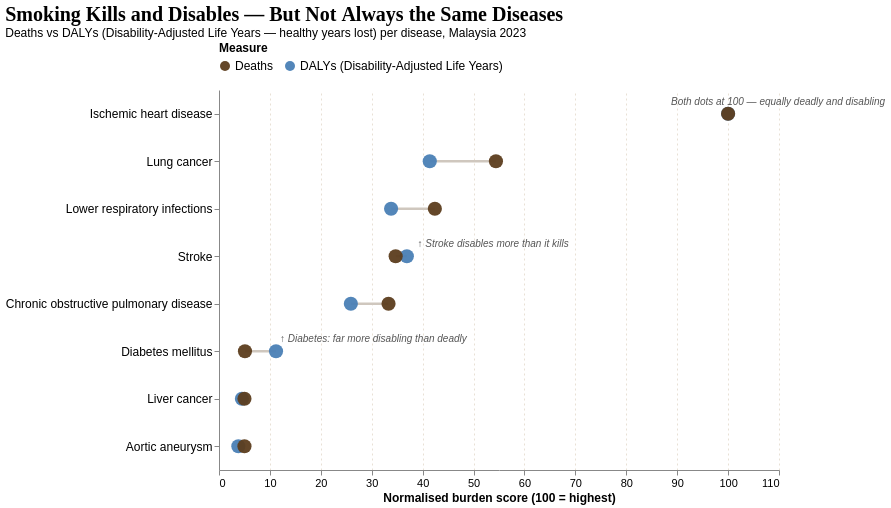

Write a Vega-Lite specification for this figure.
### Vega-Lite specification from a JSON file in a GitHub repository (floating-point values rounded to 4 significant figures)
{"$schema": "https://vega.github.io/schema/vega-lite/v5.json", "width": 560, "height": 380, "title": {"text": "Smoking Kills and Disables — But Not Always the Same Diseases", "subtitle": "Deaths vs DALYs (Disability-Adjusted Life Years — healthy years lost) per disease, Malaysia 2023", "anchor": "start", "fontSize": 20, "subtitleFontSize": 12, "font": "DM Serif Display, serif", "subtitleFont": "Arial, Helvetica, sans-serif"}, "data": {"values": [{"cause": "Ischemic heart disease", "measure": "Deaths", "norm": 100.0, "raw": 5798, "unit": "deaths"}, {"cause": "Ischemic heart disease", "measure": "DALYs (Disability-Adjusted Life Years)", "norm": 100.0, "raw": 184713, "unit": "DALYs"}, {"cause": "Lung cancer", "measure": "Deaths", "norm": 54.4, "raw": 3151, "unit": "deaths"}, {"cause": "Lung cancer", "measure": "DALYs (Disability-Adjusted Life Years)", "norm": 41.4, "raw": 76525, "unit": "DALYs"}, {"cause": "Lower respiratory infections", "measure": "Deaths", "norm": 42.4, "raw": 2461, "unit": "deaths"}, {"cause": "Lower respiratory infections", "measure": "DALYs (Disability-Adjusted Life Years)", "norm": 33.8, "raw": 62396, "unit": "DALYs"}, {"cause": "Stroke", "measure": "Deaths", "norm": 34.7, "raw": 2010, "unit": "deaths"}, {"cause": "Stroke", "measure": "DALYs (Disability-Adjusted Life Years)", "norm": 36.9, "raw": 68237, "unit": "DALYs"}, {"cause": "Chronic obstructive pulmonary disease", "measure": "Deaths", "norm": 33.3, "raw": 1930, "unit": "deaths"}, {"cause": "Chronic obstructive pulmonary disease", "measure": "DALYs (Disability-Adjusted Life Years)", "norm": 25.9, "raw": 47929, "unit": "DALYs"}, {"cause": "Diabetes mellitus", "measure": "Deaths", "norm": 5.1, "raw": 295, "unit": "deaths"}, {"cause": "Diabetes mellitus", "measure": "DALYs (Disability-Adjusted Life Years)", "norm": 11.2, "raw": 20719, "unit": "DALYs"}, {"cause": "Liver cancer", "measure": "Deaths", "norm": 5.0, "raw": 292, "unit": "deaths"}, {"cause": "Liver cancer", "measure": "DALYs (Disability-Adjusted Life Years)", "norm": 4.5, "raw": 8264, "unit": "DALYs"}, {"cause": "Aortic aneurysm", "measure": "Deaths", "norm": 5.0, "raw": 289, "unit": "deaths"}, {"cause": "Aortic aneurysm", "measure": "DALYs (Disability-Adjusted Life Years)", "norm": 3.8, "raw": 7031, "unit": "DALYs"}]}, "transform": [{"calculate": "datum.measure === 'Deaths' ? datum.norm + 0 : datum.norm", "as": "norm_display"}], "layer": [{"mark": {"type": "line", "strokeWidth": 2.5, "color": "#CFC7BE"}, "encoding": {"y": {"field": "cause", "type": "nominal", "sort": ["Ischemic heart disease", "Lung cancer", "Lower respiratory infections", "Stroke", "Chronic obstructive pulmonary disease", "Diabetes mellitus", "Liver cancer", "Aortic aneurysm"], "axis": {"title": null, "labelFontSize": 12, "labelLimit": 280, "labelFont": "Arial, Helvetica, sans-serif"}}, "x": {"field": "norm", "type": "quantitative", "scale": {"domain": [0, 105]}, "axis": {"title": "Normalised burden score (100 = highest)", "labelFontSize": 11, "titleFontSize": 12, "grid": true, "gridColor": "#E8E0D5", "gridDash": [2, 3], "labelFont": "Arial, Helvetica, sans-serif", "titleFont": "Arial, Helvetica, sans-serif"}}, "detail": {"field": "cause"}}}, {"transform": [{"filter": "datum.measure === 'DALYs (Disability-Adjusted Life Years)'"}], "mark": {"type": "circle", "size": 200, "opacity": 0.95, "color": "#4A7FB5"}, "encoding": {"y": {"field": "cause", "type": "nominal", "sort": ["Ischemic heart disease", "Lung cancer", "Lower respiratory infections", "Stroke", "Chronic obstructive pulmonary disease", "Diabetes mellitus", "Liver cancer", "Aortic aneurysm"]}, "x": {"field": "norm", "type": "quantitative"}, "color": {"field": "measure", "type": "nominal", "scale": {"domain": ["Deaths", "DALYs (Disability-Adjusted Life Years)"], "range": ["#5C3D1E", "#4A7FB5"]}, "legend": {"title": "Measure", "orient": "top", "labelFontSize": 12, "titleFontSize": 12, "labelFont": "Arial, Helvetica, sans-serif", "titleFont": "Arial, Helvetica, sans-serif", "labelExpr": "datum.label === 'DALYs (Disability-Adjusted Life Years)' ? 'DALYs (Disability-Adjusted Life Years)' : datum.label", "labelLimit": 400}}, "tooltip": [{"field": "cause", "title": "Disease"}, {"field": "measure", "title": "Measure"}, {"field": "norm", "title": "Normalised score", "format": ".1f"}, {"field": "raw", "title": "DALYs (years lost)", "format": ",.0f"}]}}, {"transform": [{"filter": "datum.measure === 'Deaths'"}], "mark": {"type": "circle", "size": 200, "opacity": 0.95, "color": "#5C3D1E"}, "encoding": {"y": {"field": "cause", "type": "nominal", "sort": ["Ischemic heart disease", "Lung cancer", "Lower respiratory infections", "Stroke", "Chronic obstructive pulmonary disease", "Diabetes mellitus", "Liver cancer", "Aortic aneurysm"]}, "x": {"field": "norm", "type": "quantitative"}, "color": {"field": "measure", "type": "nominal", "scale": {"domain": ["Deaths", "DALYs (Disability-Adjusted Life Years)"], "range": ["#5C3D1E", "#4A7FB5"]}, "legend": {"title": "Measure", "orient": "top", "labelFontSize": 12, "titleFontSize": 12, "labelFont": "Arial, Helvetica, sans-serif", "titleFont": "Arial, Helvetica, sans-serif", "labelExpr": "datum.label === 'DALYs (Disability-Adjusted Life Years)' ? 'DALYs (Disability-Adjusted Life Years)' : datum.label", "labelLimit": 400}}, "tooltip": [{"field": "cause", "title": "Disease"}, {"field": "measure", "title": "Measure"}, {"field": "norm", "title": "Normalised score", "format": ".1f"}, {"field": "raw", "title": "Deaths", "format": ",.0f"}]}}, {"data": {"values": [{"cause": "Ischemic heart disease", "norm": 88, "note": "Both dots at 100 — equally deadly and disabling"}]}, "mark": {"type": "text", "align": "left", "dx": 4, "dy": -12, "fontSize": 10, "fontStyle": "italic", "color": "#555", "font": "Arial, Helvetica, sans-serif"}, "encoding": {"y": {"field": "cause", "type": "nominal", "sort": ["Ischemic heart disease", "Lung cancer", "Lower respiratory infections", "Stroke", "Chronic obstructive pulmonary disease", "Diabetes mellitus", "Liver cancer", "Aortic aneurysm"]}, "x": {"field": "norm", "type": "quantitative"}, "text": {"field": "note"}}}, {"data": {"values": [{"cause": "Stroke", "norm": 38, "note": "↑ Stroke disables more than it kills"}, {"cause": "Diabetes mellitus", "norm": 11, "note": "↑ Diabetes: far more disabling than deadly"}]}, "mark": {"type": "text", "align": "left", "dx": 5, "dy": -12, "fontSize": 10, "fontStyle": "italic", "color": "#555", "font": "Arial, Helvetica, sans-serif"}, "encoding": {"y": {"field": "cause", "type": "nominal", "sort": ["Ischemic heart disease", "Lung cancer", "Lower respiratory infections", "Stroke", "Chronic obstructive pulmonary disease", "Diabetes mellitus", "Liver cancer", "Aortic aneurysm"]}, "x": {"field": "norm", "type": "quantitative"}, "text": {"field": "note"}}}], "config": {"background": "white", "font": "Arial, Helvetica, sans-serif", "view": {"stroke": "transparent"}, "axis": {"labelFontSize": 11, "titleFontSize": 12, "labelFont": "Arial, Helvetica, sans-serif", "titleFont": "Arial, Helvetica, sans-serif"}, "legend": {"labelFont": "Arial, Helvetica, sans-serif", "titleFont": "Arial, Helvetica, sans-serif"}}}
